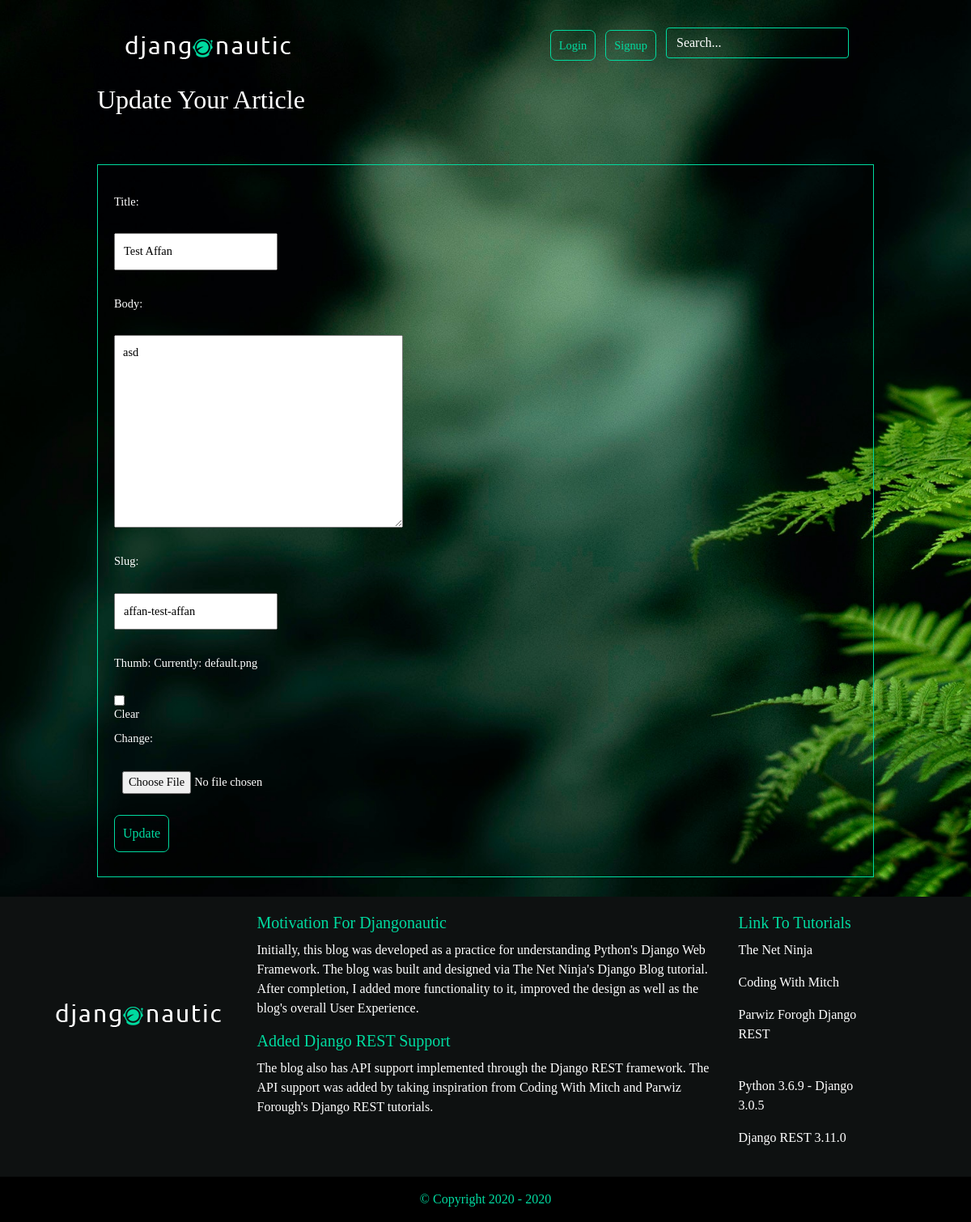
Page /articles/update/9/31/ on the committed database.
### articles/models.py (models this page shows, shortened)
class Article(models.Model):
    slug   = models.SlugField(unique=True)
    body   = models.TextField()
    date   = models.DateTimeField(auto_now_add=True)
    title  = models.CharField(max_length=100)
    thumb  = models.ImageField(default='default.png', blank=True)
    author = models.ForeignKey(User, on_delete=models.CASCADE, default=None)

### articles/views.py (the view)
# urls.py: path('update/<int:userid>/<int:articleid>/', views.article_update, name='article-update'),
def article_update(request, userid, articleid):
    if request.method == 'POST':
        article = get_object_or_404(Article, id=articleid)
        form    = forms.CreateArticle(request.POST or None, request.FILES, instance=article)
        if form.is_valid():
            instance      = form.save(commit=False)
            instance.slug = instance.author.username + '-' + form.cleaned_data['slug']
            instance.save()
            return redirect('articles:article-list')
    else:
        article = get_object_or_404(Article, id=articleid)
        form    = forms.CreateArticle(request.GET or None, instance=article)
    context = {
        'form':form,
    }
    return render(request, 'articles/article_update.html', context)

### articles/forms.py
class CreateArticle(forms.ModelForm):
    class Meta:
        model  = models.Article
        fields = ['title', 'body', 'slug', 'thumb']

### articles/templates/articles/article_update.html (shortened to what this page needs)
{% extends 'base.html' %}
{% block content %}
<div class="article-create">
    <h2>Update Your Article</h2>
    <form class="site-form" method="POST" enctype="multipart/form-data"> {% csrf_token %}
        {{ form.as_p }}
        <input type="submit" value="Update">
    </form>
</div>
{% endblock %}

### assets/styles.css (style rules this page uses)
body { background-color: #0f121f; background-image: url(fern.jpg); background-repeat: no-repeat; color: #fff; -webkit-background-size: cover; -moz-background-size: cover; -o-background-size: cover; background-size: cover; }
body * { font-family: Ubuntu; }
h1, h2, h3, h4, h5 { font-weight: normal; margin: 0; }
a, a:visited, a:hover { color: #fff; text-decoration: none; }
.article-create p { font-size: 0.9em; padding-top: 15px; }
.site-form { margin-top: 60px; border: 1px solid #00dba0; padding: 20px; }
.site-form input, .site-form textarea { display: block; margin: 20px 0 0 0; padding: 10px; }
.site-form input[type="submit"] { border: 1px solid #00dba0; padding: 10px; border-radius: 7px; color: #00dba0; background: none; cursor: pointer; margin: 10px 0; }

### rows in the picture
Article: title "Test Affan", body "asd", slug "affan-test-affan"
